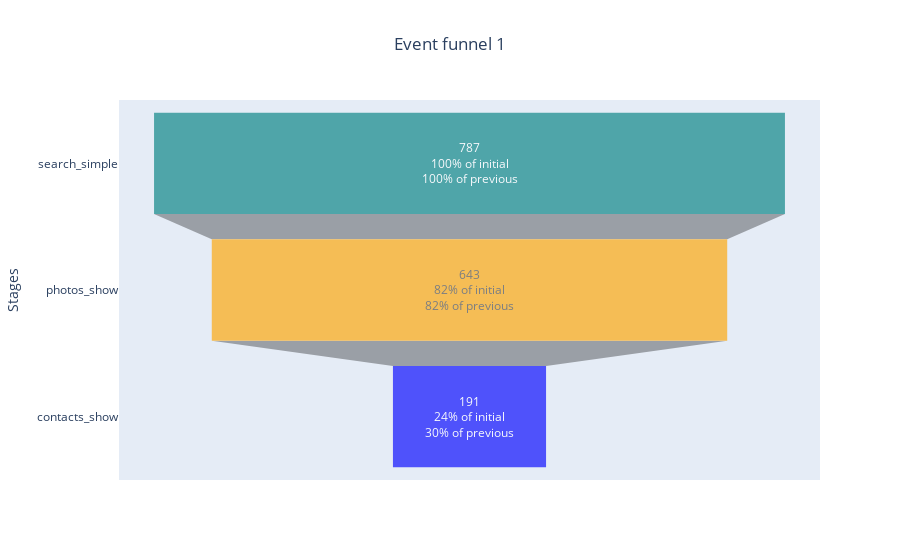

The code cell stored with this chart in its notebook:
### Markdown cell above
## Funnels

### Code cell
funnel(mob, 1, 'search_simple', 'photos_show', 'contacts_show')

### Figure 1 — Plotly figure (JSON) as saved in the notebook; plotly's stock layout.template omitted (floating-point values rounded to 4 significant figures)
{"data": [{"marker": {"color": ["teal", "orange", "blue", "green", "silver"]}, "opacity": 0.65, "textinfo": "value+percent initial+percent previous", "type": "funnel", "x": [787, 643, 191], "y": ["search_simple", "photos_show", "contacts_show"]}], "layout": {"title": {"text": "Event funnel 1", "x": 0.5}, "yaxis": {"title": {"text": "Stages"}}}}
